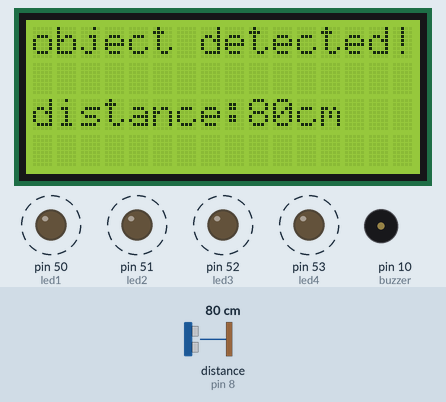
Simulated run of this sketch. Board: Arduino Mega 2560, built with avr-gcc and run on an emulated ATmega2560. Shown: 16×4 character LCD, output pins drawn as LEDs (lit = HIGH), buzzer (waves = sounding). Wiring (inferred from the names in the program): ultrasonic range finder: trigger pin 9; echo pin 8. Dashed ring = blinking. The test bench sets the inputs (shaded band); at power-on: distance to the obstacle (sensor on pin 8) 80 cm. The echo pulse lasts 58.3 µs per cm; pins used as bus, display or sensor lines are not drawn.

Above: at 7.68 s.
8.3 s: distance to the obstacle (sensor on pin 8) set to 94 cm
At 8.94 s:
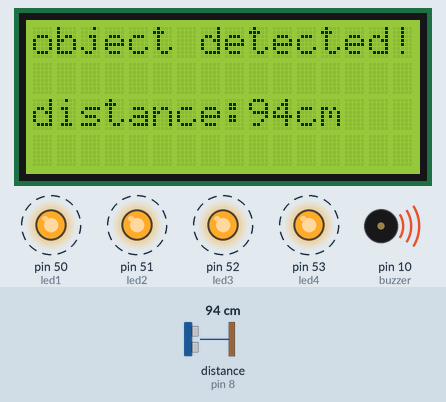
10.6 s: distance to the obstacle (sensor on pin 8) set to 104 cm
At 11.7 s:
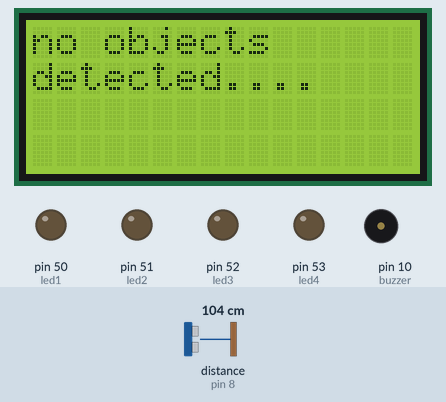
12.1 s: distance to the obstacle (sensor on pin 8) set to 2 cm
At 12.49 s:
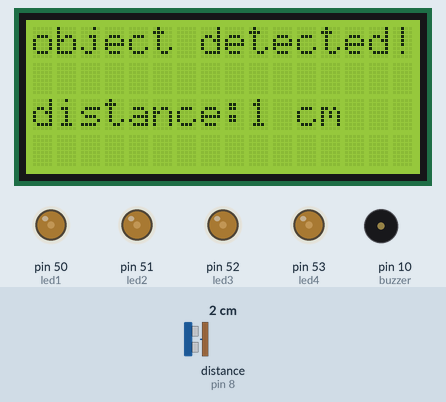
13.8 s: distance to the obstacle (sensor on pin 8) set to 4 cm
At 14.4 s:
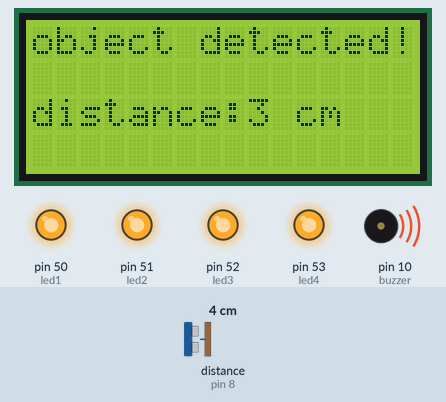
21.0 s: distance to the obstacle (sensor on pin 8) set to 9 cm
At 21.6 s:
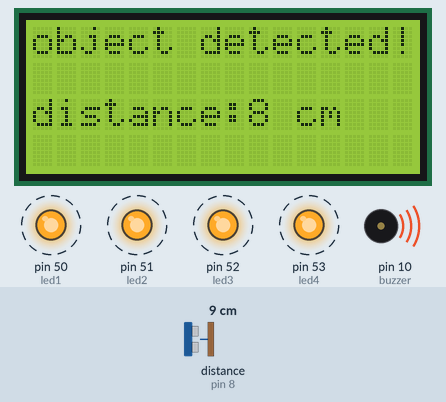
Timing chart, 0 to 23.8 s (numbered marks = the images above; inputs shaded):
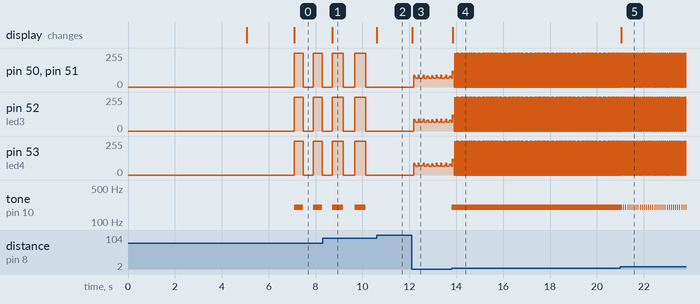

The sketch:

Detection_Systeme.ino
```cpp
// Project by : Rookie_developer
//link for the youtube channel : https://www.youtube.com/channel/UC92gG4BBWAYu4vw_OgsgSLA?view_as=subscriber

//for this project you will need : Arduino (i am using the mega) , ultrasonic sensor (hc-sr04 is used in here) , 16x4 lcd display , led , buzzer


#include<LiquidCrystal.h>

// this is where i declared my Inputs/Outputs might be messy but i like to make them this way

#define trigPin 9  // these 2 pins are for the ultrasonic sensor
#define echoPin 8
#define led1 50    // all these 4 are leds i chose that sort of input cause i am working on an arduino Mega-2560 which has 53 I/O
#define led2 51    // if you have an uno or a nano just change the input numbs
#define led3 52
#define led4 53
#define buzzer 10  // this is the buzzer

  long duration;
  long distance;

LiquidCrystal lcd(7,6,2,3,4,5);

void setup()
{

  Serial.begin(9600);
  lcd.begin(16,4);                                                                     // i have a 16x4 lcd you should chack the refrence for your lcd before preceding might be a 16x2 or a 20x4
  pinMode(led1,OUTPUT);pinMode(led2,OUTPUT);pinMode(led3,OUTPUT);pinMode(led4,OUTPUT); //these are the leds
  pinMode(buzzer,OUTPUT);
  pinMode(trigPin,OUTPUT);                                                             //trigPin is an output since it emitts the signal
  pinMode(echoPin,INPUT);                                                              //echoPin in the input since it recieves back signal of distress

  lcd.clear();
  lcd.setCursor(0,0);
  lcd.print("project by :");
  lcd.setCursor(0,1);
  lcd.print("Rookie_dev");
  delay(5000);
  lcd.clear();
  delay(2000);
}

  void loop(){

  //this first part of the code is to tell the trigPin to start emitting a 10ms signal to activate it

  digitalWrite(trigPin, LOW);
  delayMicroseconds(2);
  digitalWrite(trigPin, HIGH);
  delayMicroseconds(10);
  digitalWrite(trigPin, LOW);
  pinMode(echoPin, INPUT);
  duration = pulseIn(echoPin, HIGH);
  distance = duration / 58;     // Divide by 58 to find the exact distance


  //i chose the distance to be 50cm=2900/58 you can change it if you want

  if(duration <= 5800) {
    int delai;
    delai=5*distance;  //this is the delay use it according to the distance

  //the mess below me is something that i am not really proud of , after all i am a rookie..

  lcd.setCursor(0,1);
  lcd.print("                     ");
  lcd.setCursor(0,0);
  lcd.print("object detected!");
  lcd.setCursor(0,2);
  lcd.print("distance:");
  lcd.setCursor(9,2);
  lcd.print(distance);
  lcd.setCursor(11,2);
  lcd.print("cm");
  if(duration<580){
    lcd.setCursor(10,2);
    lcd.print(" ");
  }

  digitalWrite(led1,HIGH);digitalWrite(led2,HIGH);digitalWrite(led3,HIGH);digitalWrite(led4,HIGH);
  tone(buzzer,200);
  delay(delai);
  digitalWrite(led1,LOW);digitalWrite(led2,LOW);digitalWrite(led3,LOW);digitalWrite(led4,LOW);
  noTone(buzzer);
  delay(delai);
  }

  //i still don't know how to properly clear out my lcd which is why you are seeing so many lcd commands ... sorry ...

  else
  {
    digitalWrite(led1,LOW);digitalWrite(led2,LOW);digitalWrite(led3,LOW);digitalWrite(led4,LOW);
    noTone(buzzer);
    lcd.setCursor(0,0);
    lcd.print("no objects        ");
    lcd.setCursor(0,2);
    lcd.print("                     ");
    lcd.setCursor(0,1);
    lcd.print("detected....       ");
  }
  }

  //thank you for watching please subscribe ^^ !
```

Measured:
- the behaviour switches between 99 and 100 cm on distance to the obstacle (sensor on pin 8) (found by bisection; images 1 and 2)
- after the input at 8.3 s, the display: changes after 0.41 s (image 1)
- after the input at 10.6 s, pin 50 (led1), pin 51 (led2), pin 52 (led3), pin 53 (led4): stops changing and stays 0/255; tone on pin 10 (buzzer): stops changing and stays silent; the display: changes at once (image 2)
- after the input at 12.1 s, the display: changes at once (image 3)
- after the input at 13.8 s, tone on pin 10 (buzzer): alternates 200 Hz for 0.02 s and silent for 0.02 s, starting at once; the display: changes after 0.05 s (image 4)
- after the input at 21.0 s, pin 50 (led1), pin 51 (led2), pin 52 (led3), pin 53 (led4): alternates 255/255 for 0.04 s and 0/255 for 0.05 s, starting after 0.13 s; tone on pin 10 (buzzer): alternates 200 Hz for 0.04 s and silent for 0.05 s, starting after 0.13 s; the display: changes at once (image 5)
- by itself, pin 50 (led1), pin 51 (led2), pin 52 (led3), pin 53 (led4): alternates 255/255 for 0.47 s and 0/255 for 0.48 s
- by itself, tone on pin 10 (buzzer): alternates 200 Hz for 0.47 s and silent for 0.48 s
